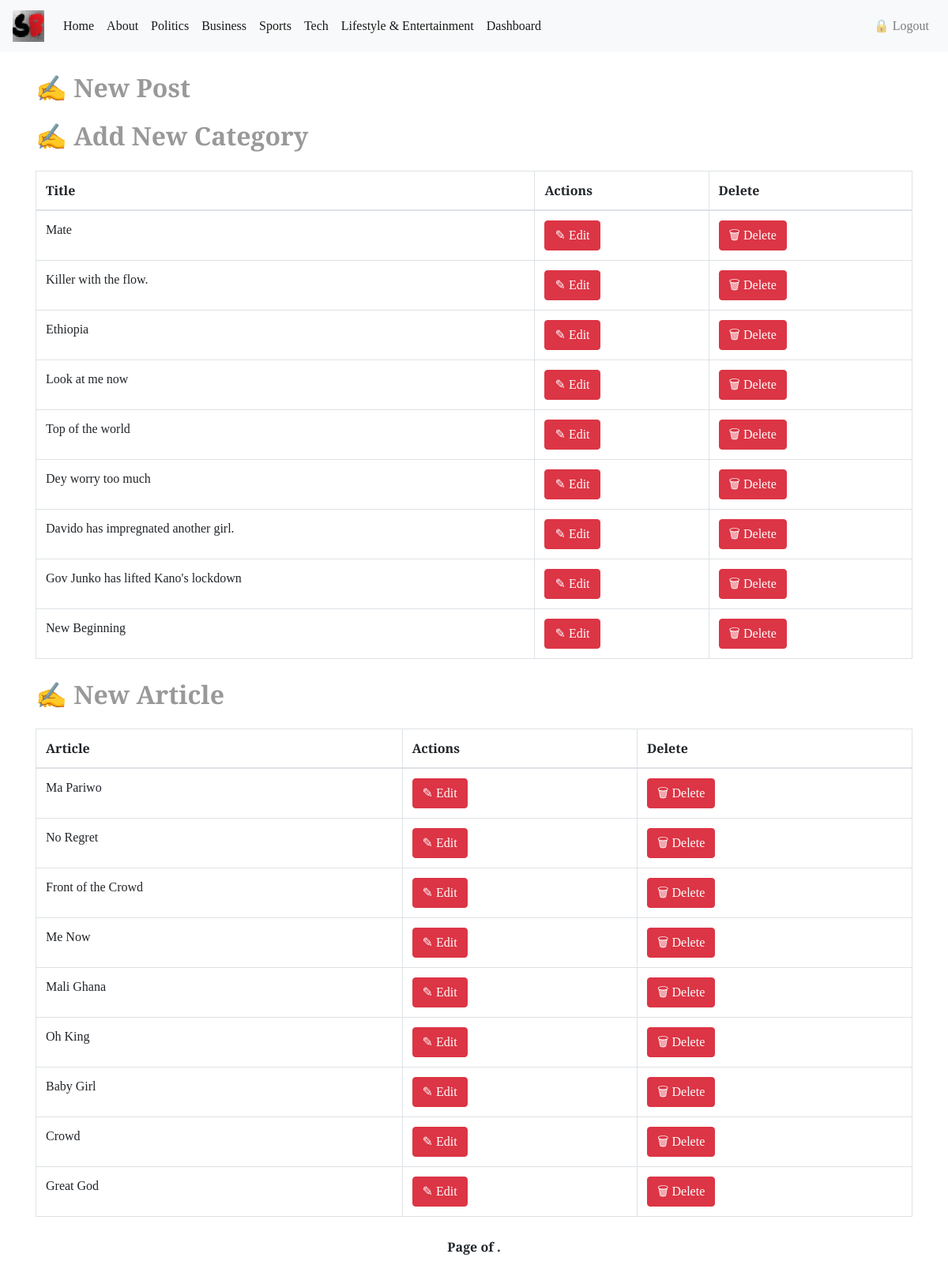
The app's page /blogapp/dashboard/ (signed in) with its own data.
### blogapp/models.py (models this page shows, shortened)
class Post(models.Model):
    title = models.CharField(max_length=200)
    content = RichTextField()
    pub_date = models.DateTimeField(auto_now_add=True)
    view_count = models.PositiveIntegerField(default=0, blank=True)
    author = models.ForeignKey(User, on_delete=models.CASCADE)
    category = models.ForeignKey(Category, on_delete=models.CASCADE)
    images = models.ImageField(null=True, upload_to='profilepics')
    slug = models.SlugField(blank=True, null=True, unique=True)
    class Meta:
        ordering = ['-pub_date']

class Article(models.Model):
    title = models.CharField(max_length=200)
    content = RichTextField()
    timestamp = models.DateTimeField(auto_now_add=True)
    view_count = models.IntegerField(default=0)
    likes = models.ManyToManyField(User, related_name='article_post', blank=True)
    thumbnail = models.ImageField(upload_to='profilepics')
    slug = models.SlugField(blank=True, null=True, unique=True)
    class Meta:
        ordering = ['-timestamp']

### blogapp/views.py (the view)
# urls.py: path('dashboard/', views.Dashboard.as_view(), name='dashboard'),
class Dashboard(LoginRequiredMixin, View):
    def get(self, request, *args, **kwargs):
        view = Home.as_view(
            template_name='blogapp/admin_page.html',
        )
        return view(request, *args, **kwargs)

### blogapp/views.py (called while the page is built)
    def get_context_data(self, **kwargs):
        context = super().get_context_data(**kwargs)
        context['posts'] = Post.objects.all()[:9]
        context['articles'] = Article.objects.all()[:9]
        return context

### blogapp/templates/blogapp/admin_page.html
{% extends 'blogapp/base.html' %}
{% block body_block %}
    <div class="blog-table">
        <h2><a href="{% url 'post_new' %}">&#9997 New Post</a></h2>
        <h2><a href="{% url 'new_cat' %}">&#9997 Add New Category</a></h2>
        <table class="table table-bordered">
            <thead>
              <tr>
                <th scope="col">Title</th>
                <th scope="col">Actions</th>
                <th scope="col">Delete</th>
              </tr>
            </thead>
            <tbody>
                {% for post in posts %}
              <tr>
                <td>{{post.title}}</td>
                <td><a class="btn btn-danger" href="{% url 'post_update' post.slug %}">&#9998 Edit</a></td>
                <td><a class="btn btn-danger" href="{% url 'post_delete' post.slug %}">&#128465 Delete</a></td>
              </tr>
                {% endfor %}
            </tbody>
        </table>
    </div>
    <div class="blog-table">
      <h2><a href="{% url 'article_new' %}">&#9997 New Article</a></h2>
      <table class="table table-bordered">
          <thead>
            <tr>
              <th scope="col">Article</th>
              <th scope="col">Actions</th>
              <th scope="col">Delete</th>
            </tr>
          </thead>
          <tbody>
              {% for post in articles %}
            <tr>
              <td>{{post.title}}</td>
              <td><a class="btn btn-danger" href="{% url 'article_update' post.slug %}">&#9998 Edit</a></td>
              <td><a class="btn btn-danger" href="{% url 'article_delete' post.slug %}">&#128465 Delete</a></td>
            </tr>
              {% endfor %}
          </tbody>
      </table>
  </div>
{% include 'blogapp/pagination.html' %}
{% endblock %}

### blogapp/static/css/blogstyle.css (style rules this page uses)
body { font-family: 'Crimson Text', serif; font-size: 1rem; font-weight: normal; line-height: 1.5; color: #212529; background-color: #fff; }
body { font-family: 'Crimson Text', serif; margin: 0; font-size: 1rem; font-weight: 400; line-height: 1.5; color: #212529; text-align: left; background-color: #fff; }
:root { --blue: #007bff; --indigo: #6610f2; --purple: #6f42c1; --pink: #e83e8c; --red: #dc3545; --orange: #fd7e14; --yellow: #ffc107; --green: #28a745; --teal: #20c997; --cyan: #17a2b8; --white: #fff; --gray: #6c757d; --gray-dark: #343a40; --primary: #007bff; --secondary: #6c757d; --success: #28a745; --info: #17a2b8; --warning: #ffc107; --danger: #dc3545; --light: #f8f9fa; --dark: #343a40; --breakpoint-xs: 0; --breakpoint-sm: 576px; --breakpoint-md: 768px; --breakpoint-lg: 992px; --breakpoint-xl: 1200px; --font-family-sans-serif: -apple-system,BlinkMacSystemFont,"Segoe UI",Roboto,"Helvetica Neue",Arial,"Noto Sans",sans-serif,"Apple Color Emoji","Segoe UI Emoji","Segoe UI Symbol","Noto Color Emoji"; --font-family-monospace: SFMono-Regular,Menlo,Monaco,Consolas,"Liberation Mono","Courier New",monospace; }
html { font-family: 'Crimson Text', serif; line-height: 1.15; -webkit-text-size-adjust: 100%; -webkit-tap-highlight-color: transparent; }
a { background-color: transparent; }
a:-webkit-any-link { cursor: pointer; }
a, i, span { display: inline-block; text-decoration: none; -webkit-transition: all 0.3s; transition: all 0.3s; }
* { box-sizing: border-box; }
a { color: #999; }
a, i, span { transition: all 0.3s; }
div { display: block; }
h2 { font-size: 2rem; margin-bottom: 0.5rem; font-weight: 700; line-height: 1.1; color: inherit; margin-block-start: 0.83em; margin-block-end: 0.83em; margin-inline-start: 0px; margin-inline-end: 0px; }
a { display: inline-block; transition: all 0.3s; background-color: transparent; }

### records on screen
Post: title "Mate"
Post: title "Killer with the flow."
Post: title "Ethiopia"
Post: title "Look at me now"
Post: title "Top of the world"
Post: title "Dey worry too much"
Post: title "Davido has impregnated another girl."
Post: title "Gov Junko has lifted Kano's lockdown"
Post: title "New Beginning"
Article: title "Ma Pariwo"
Article: title "No Regret"
Article: title "Front of the Crowd"
Article: title "Me Now"
Article: title "Mali Ghana"
Article: title "Oh King"
Article: title "Baby Girl"
Article: title "Crowd"
Article: title "Great God"
